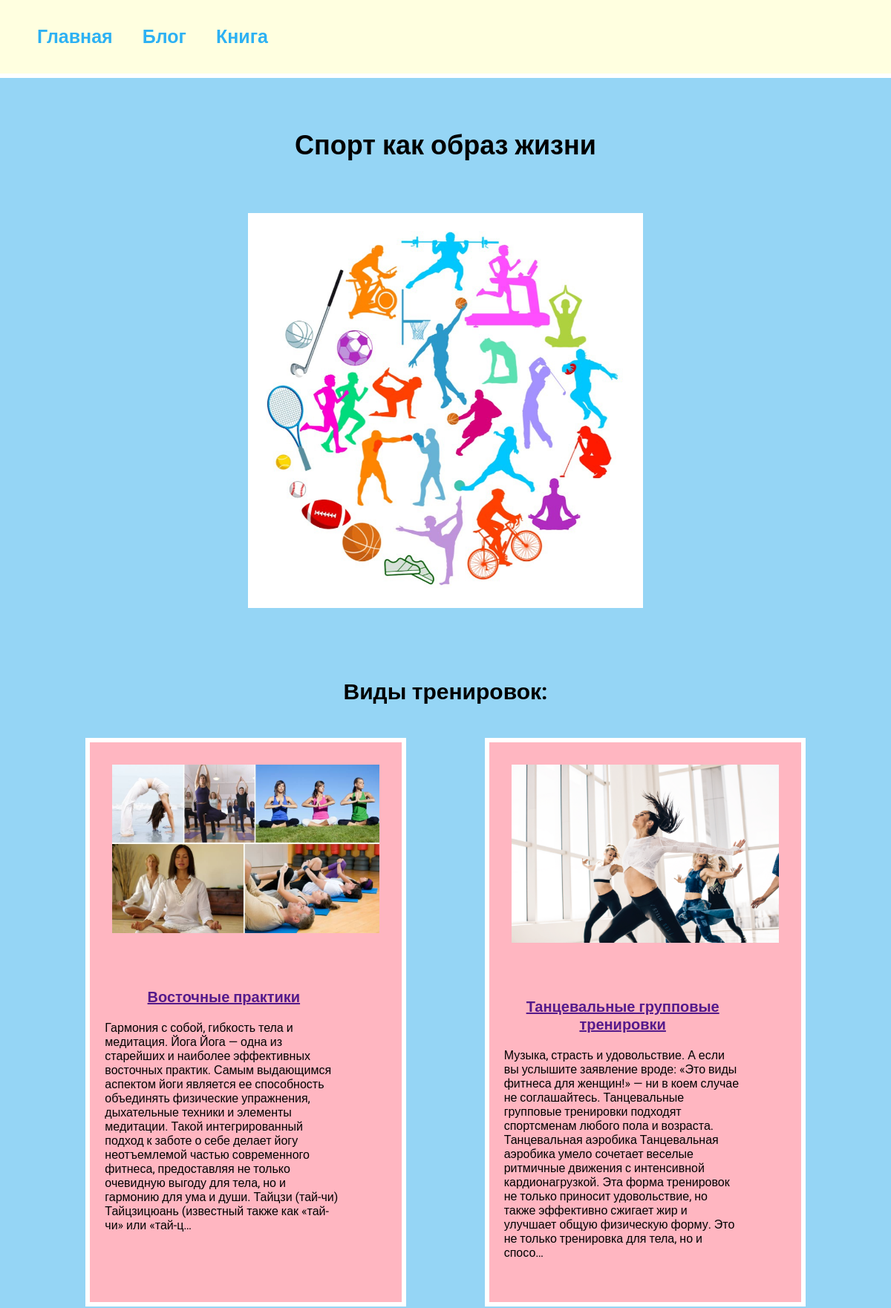
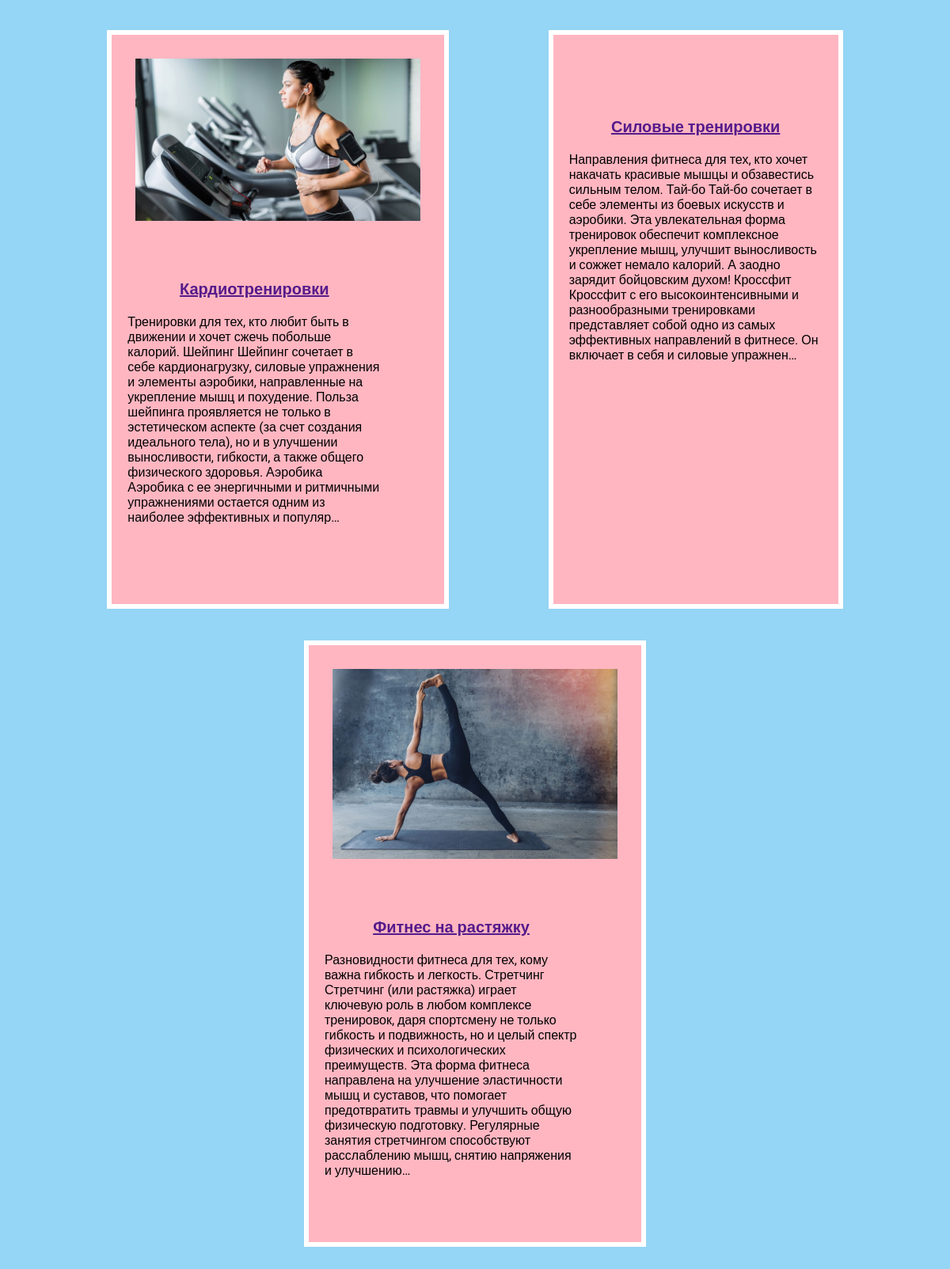
The page / on the database its author committed (2 pictures, top to bottom).
### sporty/models.py (models this page shows, shortened)
class Sporty(models.Model):
    section = models.CharField(max_length=100, blank=True)
    title = models.CharField(max_length=200)
    description = models.TextField()
    image = models.ImageField(upload_to='sporty/images/')
    url = models.URLField(blank=True)

### sporty/views.py (the view)
# urls.py: path('', views.index, name='index'),
def index(request):
    projects = Sporty.objects.all()
    return render(request, 'sporty/index.html', {'projects': projects})

### sporty/templates/sporty/index.html
{% extends 'sporty/base.html' %}
{% load static %}
{% block content %}
<h1>Спорт как образ жизни</h1>
<div class="img">
    <img src="{% static 'sporty/sp.jpg' %}" alt="">
</div>
<h2>Виды тренировок:</h2>
<div class="block">
    {% for project in projects %}
    <div class="element">
        <div>
            <img src="{{project.image.url}}" alt="">
        </div>
        <div class="text">
            <h2><a href="{{ project.url }}" target="_blank">{{ project.title }}</a></h2>
            <p>{{ project.description|truncatechars:500 }}</p>
        </div>
    </div>
    {% endfor %}
</div>
{% endblock %}

### sporty/templates/sporty/base.html (shortened to what this page needs)
<!DOCTYPE html>
{% load static %}
<html lang="en">
<head>
    <link rel="stylesheet" href="{% static 'css/style.css' %}">
</head>
<body>
<div class="menu">
    <div class="wrap">
        <ul>
            <li><a href="{% url 'index' %}">Главная</a></li>
            <li><a href="{% url 'blogs' %}">Блог</a></li>
            <li><a href="{% static 'sporty/resume.pdf' %}" target="_blank">Книга</a></li>
        </ul>
    </div>
</div>
    <div class="content">
        <div class="wrap">
            {% block content %}
            {% endblock %}
        </div>
    </div>
</body>
</html>

### sporty/static/css/style.css (style rules this page uses)
body { font-family: "Roboto", sans-serif; background: rgb(149, 213, 245); margin: 0; padding: 0; }
.wrap { max-width: 1200px; margin: 0 auto; padding: 10px; box-sizing: border-box; }
.block { display: flex; flex-wrap: wrap; justify-content: space-evenly; margin-bottom: 60px; }
.element, .count { background: lightpink; border: 6px solid #FFF; margin: 20px 0; }
.element1, img { max-width: 1200px; text-align: center; margin: auto; margin: 30px; }
.text { width: 360px; height: 450px; padding: 20px; box-sizing: border-box; }
.block img { max-width: 360px; }
.content h1 { text-align: center; margin: 60px 0 40px; font-size: 36px; }
h2 { font-size: 30px; text-align: center; }
.img, .text h2 { text-align: center; margin: 20px 0; font-size: 20px; }
.img { text-align: center; margin-bottom: 60px; }
.img img { border: 6px solid #FFF; max-width: 520px; }
.menu { background: lightyellow; padding: 0px; border-bottom: 6px solid #FFF; }
.menu .wrap { display: flex; flex-wrap: wrap; justify-content: space-between; align-items: center; }
.menu a { color: rgb(45, 177, 243); font-weight: bold; text-decoration: none; }
.menu ul { display: flex; list-style: none; font-size: 25px; }
.menu li { margin-right: 40px; }

### rows shown on the page
Sporty: image (picture), title "Восточные практики", description "Гармония с собой, гибкость тела и медитация. Йога Йога — одна из старейших и наиболее эффективных восточных практик. Самым выдающимся аспектом йоги является ее способность объединять физические упражнения, дыхательные техники и элементы медитации. Такой интегрированный подход к заботе о себе делает йогу неотъемлемой частью современного фитнеса, предоставляя не только очевидную выгоду для тела, но и гармонию для ума и души. Тайцзи (тай-чи) Тайцзицюань (известный также как «тай-чи» или «тай-ц…"
Sporty: image (picture), title "Танцевальные групповые тренировки", description "Музыка, страсть и удовольствие. А если вы услышите заявление вроде: «Это виды фитнеса для женщин!» — ни в коем случае не соглашайтесь. Танцевальные групповые тренировки подходят спортсменам любого пола и возраста. Танцевальная аэробика Танцевальная аэробика умело сочетает веселые ритмичные движения с интенсивной кардионагрузкой. Эта форма тренировок не только приносит удовольствие, но также эффективно сжигает жир и улучшает общую физическую форму. Это не только тренировка для тела, но и спосо…"
Sporty: image (picture), title "Кардиотренировки", description "Тренировки для тех, кто любит быть в движении и хочет сжечь побольше калорий. Шейпинг Шейпинг сочетает в себе кардионагрузку, силовые упражнения и элементы аэробики, направленные на укрепление мышц и похудение. Польза шейпинга проявляется не только в эстетическом аспекте (за счет создания идеального тела), но и в улучшении выносливости, гибкости, а также общего физического здоровья. Аэробика Аэробика с ее энергичными и ритмичными упражнениями остается одним из наиболее эффективных и популяр…"
Sporty: title "Силовые тренировки", description "Направления фитнеса для тех, кто хочет накачать красивые мышцы и обзавестись сильным телом. Тай-бо Тай-бо сочетает в себе элементы из боевых искусств и аэробики. Эта увлекательная форма тренировок обеспечит комплексное укрепление мышц, улучшит выносливость и сожжет немало калорий. А заодно зарядит бойцовским духом! Кроссфит Кроссфит с его высокоинтенсивными и разнообразными тренировками представляет собой одно из самых эффективных направлений в фитнесе. Он включает в себя и силовые упражнен…"
Sporty: image (picture), title "Фитнес на растяжку", description "Разновидности фитнеса для тех, кому важна гибкость и легкость. Стретчинг Стретчинг (или растяжка) играет ключевую роль в любом комплексе тренировок, даря спортсмену не только гибкость и подвижность, но и целый спектр физических и психологических преимуществ. Эта форма фитнеса направлена на улучшение эластичности мышц и суставов, что помогает предотвратить травмы и улучшить общую физическую подготовку. Регулярные занятия стретчингом способствуют расслаблению мышц, снятию напряжения и улучшению…"
